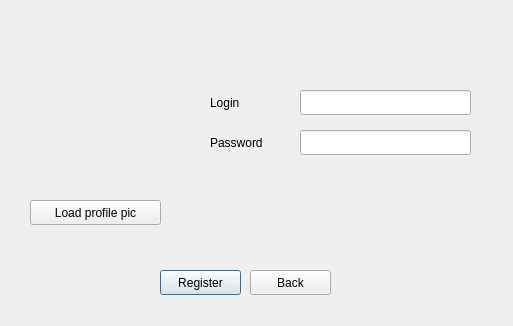
<?xml version="1.0" encoding="UTF-8"?>
<ui version="4.0">
 <class>createacc</class>
 <widget class="QDialog" name="createacc">
  <property name="geometry">
   <rect>
    <x>0</x>
    <y>0</y>
    <width>513</width>
    <height>326</height>
   </rect>
  </property>
  <property name="windowTitle">
   <string>Account creation</string>
  </property>
  <widget class="QLineEdit" name="login">
   <property name="geometry">
    <rect>
     <x>300</x>
     <y>90</y>
     <width>171</width>
     <height>25</height>
    </rect>
   </property>
  </widget>
  <widget class="QPushButton" name="create">
   <property name="geometry">
    <rect>
     <x>160</x>
     <y>270</y>
     <width>81</width>
     <height>25</height>
    </rect>
   </property>
   <property name="text">
    <string>Register</string>
   </property>
  </widget>
  <widget class="QLineEdit" name="password">
   <property name="geometry">
    <rect>
     <x>300</x>
     <y>130</y>
     <width>171</width>
     <height>25</height>
    </rect>
   </property>
   <property name="echoMode">
    <enum>QLineEdit::Password</enum>
   </property>
  </widget>
  <widget class="QPushButton" name="back">
   <property name="geometry">
    <rect>
     <x>250</x>
     <y>270</y>
     <width>81</width>
     <height>25</height>
    </rect>
   </property>
   <property name="text">
    <string>Back</string>
   </property>
  </widget>
  <widget class="QLabel" name="label_2">
   <property name="geometry">
    <rect>
     <x>210</x>
     <y>130</y>
     <width>67</width>
     <height>25</height>
    </rect>
   </property>
   <property name="text">
    <string>Password</string>
   </property>
  </widget>
  <widget class="QLabel" name="label">
   <property name="geometry">
    <rect>
     <x>210</x>
     <y>90</y>
     <width>67</width>
     <height>25</height>
    </rect>
   </property>
   <property name="text">
    <string>Login</string>
   </property>
  </widget>
  <widget class="QPushButton" name="pushButton">
   <property name="geometry">
    <rect>
     <x>30</x>
     <y>200</y>
     <width>131</width>
     <height>25</height>
    </rect>
   </property>
   <property name="font">
    <font>
     <weight>50</weight>
     <bold>false</bold>
    </font>
   </property>
   <property name="text">
    <string>Load profile pic</string>
   </property>
  </widget>
  <widget class="QLabel" name="pfp">
   <property name="geometry">
    <rect>
     <x>30</x>
     <y>30</y>
     <width>141</width>
     <height>141</height>
    </rect>
   </property>
   <property name="sizePolicy">
    <sizepolicy hsizetype="Ignored" vsizetype="Ignored">
     <horstretch>0</horstretch>
     <verstretch>0</verstretch>
    </sizepolicy>
   </property>
   <property name="text">
    <string/>
   </property>
   <property name="scaledContents">
    <bool>true</bool>
   </property>
  </widget>
 </widget>
 <resources/>
 <connections/>
</ui>
